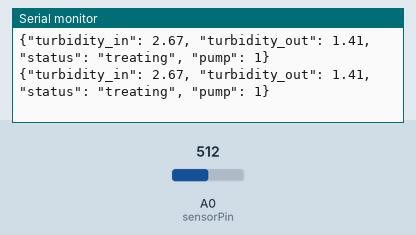
This sketch was run on a simulated Arduino Uno, built with avr-gcc and run on an emulated ATmega328P. Shown: the last lines printed to the serial monitor. The test bench sets the inputs (shaded band); at power-on: A0 (sensorPin) = 512.

Above: at 2.8 s.
2.9 s: A0 (sensorPin) set to 22
At 3.8 s:
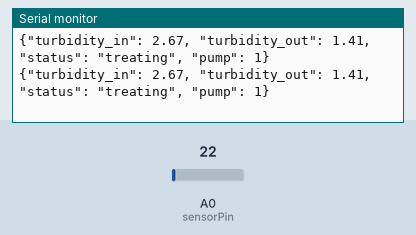
4.4 s: A0 (sensorPin) set to 18
At 5.8 s:
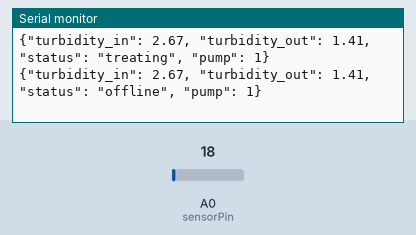

Measured:
- the behaviour switches between 21 and 20 on A0 (sensorPin) (found by bisection; images 1 and 2)
- after the input at 4.4 s, the serial monitor: prints a new line after 0.60 s (image 2)

The sketch:

test.ino
```cpp
/*
- main testing file
- testing 4 node bridge:  static data, and live sensor data.
*/

#include <Arduino.h>

#define sensorPin A0

unsigned long lastUpdate = 0;
const unsigned long INTERVAL = 1000;

int pumpState = 1;

void setup()
{
    Serial.begin(9600);
    pinMode(sensorPin, INPUT);
}

void loop()
{
    unsigned long currentTime = millis();
    if (currentTime - lastUpdate >= INTERVAL) {
        sendStaticData();
        lastUpdate = currentTime;
    }
}

/* this and sendLiveData MUST be consistent w node handler payload regex/format */
void sendStaticData()
{
    float in = 2.67;
    float out = 1.41;
    String systemStatus = getSystemStatus();

    Serial.print("{\"turbidity_in\": ");
    Serial.print(in, 2);
    Serial.print(", \"turbidity_out\": ");
    Serial.print(out, 2);
    Serial.print(", \"status\": \"");
    Serial.print(systemStatus);
    Serial.print("\", \"pump\": ");
    Serial.print(pumpState);
    Serial.println("}");
}

float readSensor()
{
    // taken from provided hardware tests
    int sensorVal = analogRead(sensorPin);
    float voltage = sensorVal * (5.0 / 1024.0);
    return voltage;
}

float calculateTurbidty()
{
    //TODO - calibr. curve speficic (check T1 excel sheets/report)
}

// replace with actual logic
String getSystemStatus()
{
    float turbidityIn = readSensor();
    int currentPumpState = pumpState;

    pumpState = currentPumpState;

    if (turbidityIn < 0.1) {
        return "offline";
    }
    else if (turbidityIn > 5.0) {
        return "alert";
    }
    else if (currentPumpState == 1) {
        return "treating";
    }
    else if (turbidityIn <= 2.0) {
        return "treated";
    }
    else {
        return "monitoring";
    }
}

void sendLiveData()
{
    float in = readSensor();
    float out = 0.20;
    String systemStatus = getSystemStatus();

    Serial.print("{\"turbidity_in\": ");
    Serial.print(in, 2);
    Serial.print(", \"turbidity_out\": ");
    Serial.print(out, 2);
    Serial.print(", \"status\": \"");
    Serial.print(systemStatus);
    Serial.print("\", \"pump\": ");
    Serial.print(pumpState);
    Serial.println("}");
}
```
